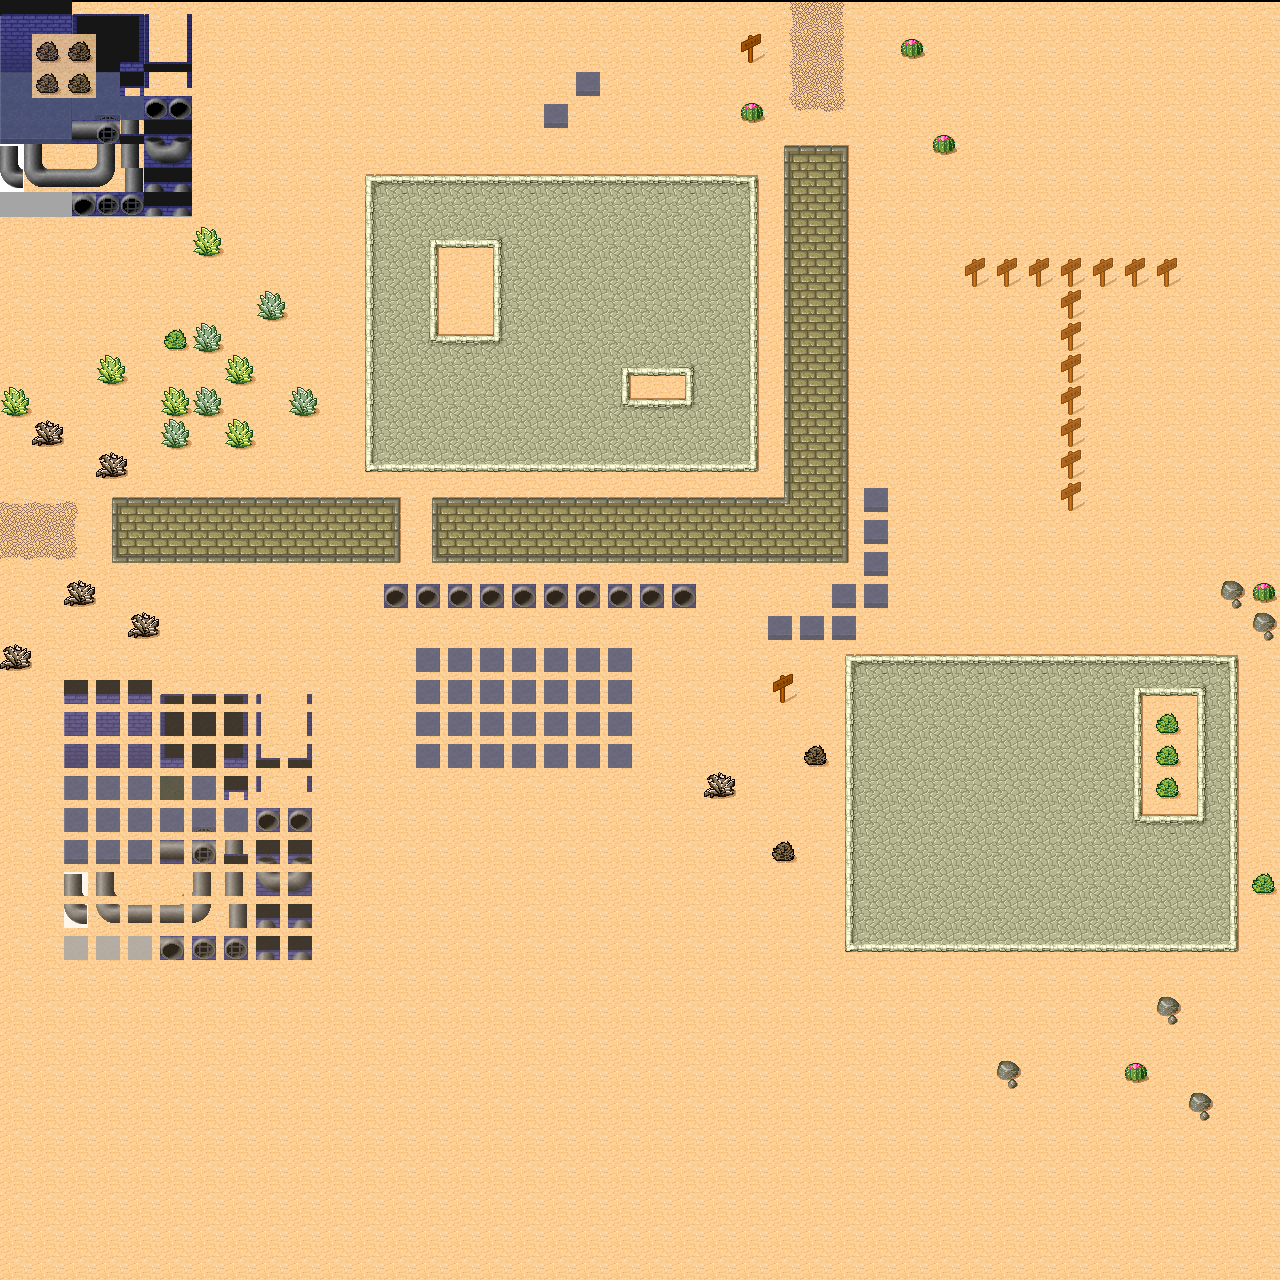

A level layout from a 2D game, rendered from its tile map. Below: a short description, then the map file with tile-grid data replaced by summaries:
An orthogonal 40x40 tile map with 32x32 px tiles, 2 tile layers (Ground, Layer 2), 2 tilesets, 1 image layer and 30 objects (2x solid, 2x platform, ellipse).

<map version="1.0" orientation="orthogonal" width="40" height="40" tilewidth="32" tileheight="32">
 <tileset firstgid="1" source="desert.tsx" />
 <tileset firstgid="49" name="Sewer" tilewidth="24" tileheight="24">
  <image source="sewer_tileset.png" trans="ff00ff" width="192" height="217" />
  <tile id="33">
   <properties>
    <property name="tileprop" value="sd" />
   </properties>
  </tile>
  <tile id="44">
   <properties>
    <property name="tileproperty" value="tobeparsed" />
   </properties>
  </tile>
 </tileset>
 <layer name="Ground" width="40" height="40">
  <properties>
   <property name="dummy property" value="44" />
  </properties>
  <data>[1600 cells, 1600 non-empty, 40 distinct tile ids]</data>
 </layer>
 <imagelayer name="Image Layer 1" width="40" height="40">
  <image source="sewer_tileset.png" trans="ff00ff" />
  <properties>
   <property name="speef" value="cake" />
   <property name="your" value="mum" />
  </properties>
 </imagelayer>
 <objectgroup color="#00a49f" name="Objects" width="40" height="40">
  <properties>
   <property name="dfsd" value="345" />
  </properties>
  <object name="test name" type="solid" x="199" y="42" width="74" height="78">
   <properties>
    <property name="a property" value="12" />
   </properties>
  </object>
  <object x="334" y="756" width="61" height="50" />
  <object type="solid" x="932" y="243">
   <polygon points="0,0 -9,63 261,-4 165,-85 -40,-143" />
  </object>
  <object name="ellipse" x="385" y="58" width="88" height="63">
   <ellipse />
  </object>
  <object x="491" y="145" type="platform">
   <polyline points="0,0 62,-4 83,70 153,80 168,123" />
  </object>
  <object name="slope_right_up" type="platform" x="200" y="600">
    <polyline points="0,0 50,-30 100,-30 150,-80 250,-80" />
  </object>
  <object gid="87" x="323" y="226" />
  <object gid="31" x="300" y="282" />
  <object gid="31" x="317" y="348" />
  <object gid="31" x="372" y="415" />
  <object gid="31" x="492" y="370" />
  <object gid="31" x="469" y="292" />
  <object gid="31" x="402" y="230" />
  <object gid="31" x="357" y="217" />
  <object gid="31" x="458" y="147" />
  <object gid="31" x="510" y="73" />
  <object gid="31" x="350" y="84" />
  <object gid="31" x="294" y="187" />
  <object gid="31" x="210" y="207" />
  <object gid="31" x="217" y="281" />
  <object gid="31" x="83" y="294" />
  <object gid="38" x="285" y="469" />
  <object gid="38" x="254" y="354" />
  <object gid="38" x="41" y="335" />
  <object gid="38" x="30" y="271" />
  <object gid="38" x="146" y="308" />
  <object gid="38" x="366" y="153" />
  <object gid="38" x="306" y="56" />
  <object gid="38" x="115" y="39" />
  <object gid="38" x="84" y="123" />
 </objectgroup>
 <layer name="Layer 2" width="40" height="40" opacity="0.82">
  <properties>
   <property name="asdfrteew" value="12345678" />
  </properties>
  <data>[1600 cells, 138 non-empty, 74 distinct tile ids]</data>
 </layer>
</map>
